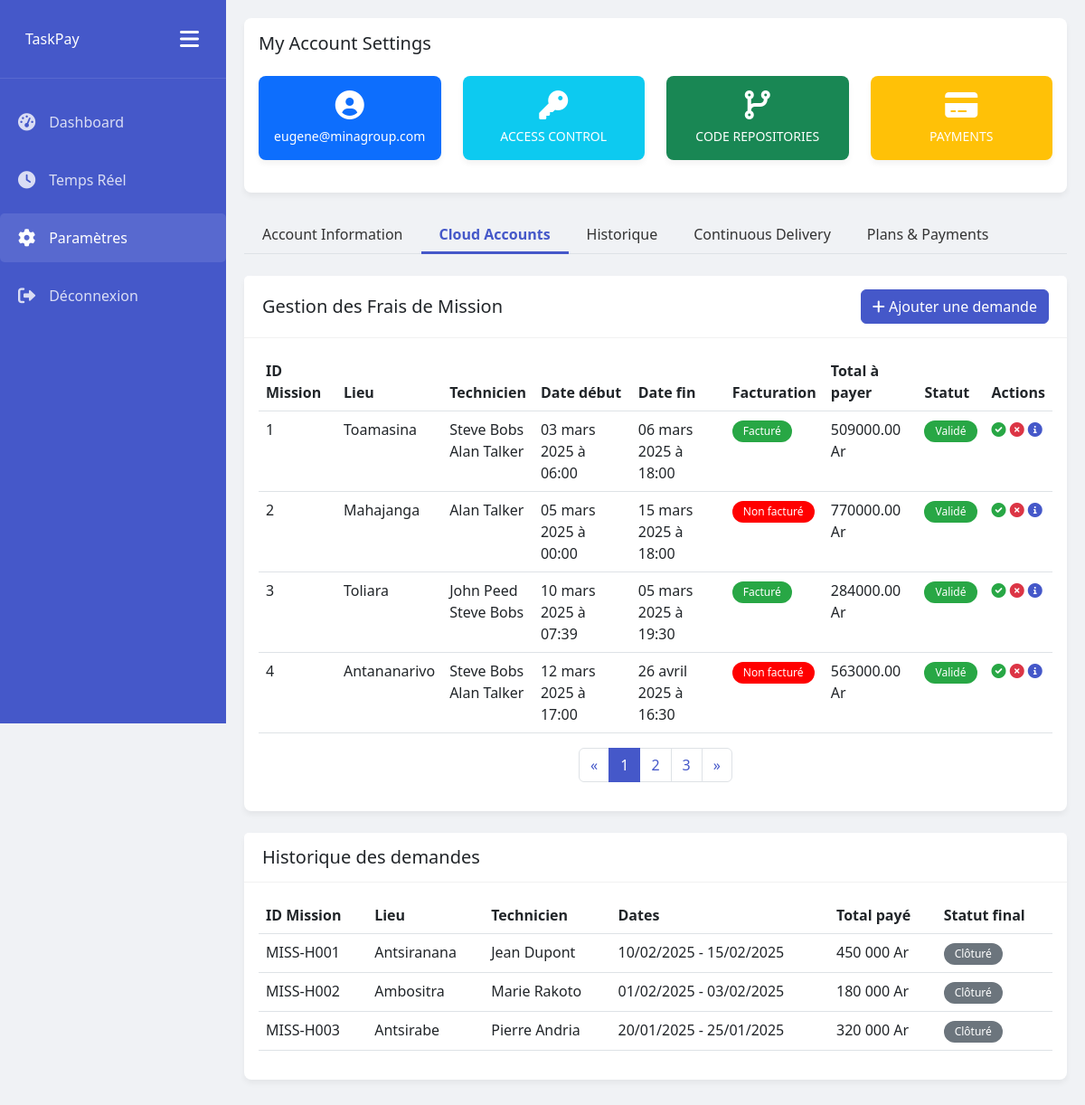
The page / on the database its author committed.
### fdm_app/models.py (models this page shows, shortened)
class Mission(models.Model):
    techniciens = models.ManyToManyField(Technician, related_name="missions")
    mission_details = models.TextField(
        help_text='details de la mission',
        verbose_name='Mission Details'
    )
    start_date = models.DateField(
        help_text='date de debut de la mission',
        verbose_name='Start Date'
    )
    start_hour = models.TimeField(
        help_text='heure de debut de la mission',
        verbose_name='Start Hour'
    )
    end_date = models.DateField(
        help_text='date de fin de la mission',
        verbose_name='End Date'
    )
    end_hour = models.TimeField(
        help_text='heure de fin de la mission',
        verbose_name='End Hour'
    )
    location = models.CharField(
        max_length=50,
        help_text='lieu de la mission'
    )
    facturation = models.BooleanField(
        help_text='facturation de la mission, facturee ou non',
        verbose_name='Facturation'
    )

class Technician(models.Model):
    first_name = models.CharField(
        max_length=50,
        help_text='nom du technicien'
    )
    last_name = models.CharField(
        max_length=50,
        help_text='prenom du technicien'
    )

class Expense(models.Model):
    mission = models.ForeignKey(Mission, on_delete=models.CASCADE, related_name="depenses")
    hosting_days = models.IntegerField(
        help_text='nombre de jours de sejour',
        default=0.0,
    )
    overnight_rate = models.DecimalField(
        max_digits=10,
        decimal_places=2,
        default=0.00,
        help_text='tarif nuitée'
    )
    total_hosting = models.DecimalField(
        max_digits=10,
        decimal_places=2,
        help_text=' pris total de séjour',
        editable = False
    )
    meal_costs = models.DecimalField(
        max_digits=10,
        decimal_places=2,
        help_text='prix des repas',
    )
    total_meal_costs = models.DecimalField(
        max_digits=10,
        decimal_places=2,
        help_text='prix total des repas',
        editable = False,
        default=0.00,
    )
    transport = models.CharField(
        max_length=100,
        help_text='transport',
    )
    shipping_costs = models.DecimalField(
        max_digits=10,
        decimal_places=2,
        help_text='frais de transport',
    )
    various_expenses_details = models.CharField(
        max_length=100,
        help_text='divers frais',
    )
    various_expenses_price = models.DecimalField(
        max_digits=10,
        decimal_places=2,
        help_text='prix des divers frais',
    )
    total_expenses = models.DecimalField(
        max_digits=10,
        decimal_places=2,
        help_text='prix total des frais',
        editable = False,
        default=0.00,
    )

### fdm_app/views.py (the view)
# urls.py: path('', MissionListView.as_view(), name='missions'),
class MissionListView(ListView):
    model = Mission
    template_name = 'index.html'
    context_object_name = 'missions'
    def get_queryset(self):
        return Mission.objects.all()

### fdm_app/templates/index.html (shortened to what this page needs)
 {% extends 'base.html' %}
 {% block content %}
<body>
  <div class="main-content">
    {% include 'account.html' %}
    <ul class="nav nav-tabs mb-4">
      <li class="nav-item">
        <a class="nav-link" href="#">Account Information</a>
      </li>
      <li class="nav-item">
        <a class="nav-link active" href="#">Cloud Accounts</a>
      </li>
      <li class="nav-item">
        <a class="nav-link" href="#">Historique</a>
      </li>
      <li class="nav-item">
        <a class="nav-link" href="#">Continuous Delivery</a>
      </li>
      <li class="nav-item">
        <a class="nav-link" href="#">Plans & Payments</a>
      </li>
    </ul>
    <div class="card mb-4">
      <div class="card-header">
        <h5 class="mb-0">Gestion des Frais de Mission</h5>
        <button class="btn btn-primary" data-bs-toggle="modal" data-bs-target="#addMissionModal">
          <i class="fas fa-plus"></i> Ajouter une demande
        </button>
      </div>
      <div class="card-body fade-in">
        <div class="table-responsive">
          <table class="table table-hover">
            <thead>
              <tr>
                <th>ID Mission</th>
                <th>Lieu</th>
                <th>Technicien</th>
                <th>Date début</th>
                <th>Date fin</th>
                <th>Facturation</th>
                <th>Total à payer</th>
                <th>Statut</th>
                <th>Actions</th>
              </tr>
            </thead>
            <tbody>
              {% for mission in missions %}
              <tr>
                <td> {{ mission.id }} </td>
                <td>{{ mission.location }}</td>
                <td>
                  {% for technicien in mission.techniciens.all %}
                    {{ technicien.first_name }} {{ technicien.last_name }}<br>
                  {% empty %}
                    Aucun technicien
                  {% endfor %}
                </td>
                <td>{{ mission.start_date|date:"d F Y" }} à {{ mission.start_hour|time:"H:i" }} </td>
                <td>{{ mission.end_date|date:"d F Y" }} à {{ mission.end_hour|time:"H:i" }}</td>
                {% if mission.facturation %}
                <td><span class="badge badge-billed" style="background-color:#28a745;">Facturé</span></td>
                {% else %}
                <td><span class="badge badge-not-billed" style="background-color:red;">Non facturé</span></td>
                {% endif %}
                {% for expense in mission.depenses.all %}
                <td> {{ expense.total_expenses }} Ar </td>
                {% endfor %}
                <td><span class="badge badge-validated">Validé</span></td>
                <td class="action-icons">
                  <i class="fas fa-check-circle validate" data-bs-toggle="modal" data-bs-target="#validateModal"></i>
                  <i class="fas fa-times-circle refuse" data-bs-toggle="modal" data-bs-target="#refuseModal"></i>
                  <i class="fas fa-info-circle details" data-bs-toggle="modal" data-bs-target="#detailModal{{ mission.id }}"></i>
                </td>
              </tr>
              {% endfor %}
            </tbody>
          </table>
        </div>
        <nav aria-label="Page navigation">
          <ul class="pagination">
            <li class="page-item">
              <a class="page-link" href="#" aria-label="Previous">
                <span aria-hidden="true">&laquo;</span>
              </a>
            </li>
            <li class="page-item active"><a class="page-link" href="#">1</a></li>
            <li class="page-item"><a class="page-link" href="#">2</a></li>
            <li class="page-item"><a class="page-link" href="#">3</a></li>
            <li class="page-item">
              <a class="page-link" href="#" aria-label="Next">
                <span aria-hidden="true">&raquo;</span>
              </a>
            </li>
          </ul>
        </nav>
      </div>
    </div>
  {% include 'history.html' %}
</body>
</html>
{% endblock %}

### fdm_app/templates/base.html (shortened to what this page needs)
<!DOCTYPE html>
<html lang="fr">
<head>
  <link href="https://cdn.jsdelivr.net/npm/bootstrap@5.3.0-alpha1/dist/css/bootstrap.min.css" rel="stylesheet">
  <link rel="stylesheet" href="https://cdnjs.cloudflare.com/ajax/libs/font-awesome/6.0.0/css/all.min.css">
  <body>
    <div class="sidebar" id="sidebar">
        <div class="logo">
            <span class="ms-2">TaskPay</span>
            <button class="btn-toggle-sidebar ms-auto" id="toggleSidebar">
                <i class="fas fa-bars"></i>
            </button>
        </div>
        <div class="nav flex-column mt-3">
            <a href="#" class="nav-link">
                <i class="fas fa-tachometer-alt"></i>
                <span>Dashboard</span>
            </a>
            <a href="#" class="nav-link">
                <i class="fas fa-clock"></i>
                <span>Temps Réel</span>
            </a>
            <a href="#" class="nav-link active">
                <i class="fas fa-cog"></i>
                <span>Paramètres</span>
            </a>
            <a href="#" class="nav-link">
                <i class="fas fa-sign-out-alt"></i>
                <span>Déconnexion</span>
            </a>
        </div>
    </div>
    {% block content %}
    {% endblock %}
</body>

### fdm_app/templates/account.html
<div class="card mb-4">
    <div class="card-body">
      <h5 class="card-title">My Account Settings</h5>
      <div class="row mt-4">
        <div class="col-md-3">
          <div class="card bg-primary text-white">
            <div class="card-body text-center">
              <i class="fas fa-user-circle mb-2 fa-2x"></i>
              <p class="mb-0 small">eugene@minagroup.com</p>
            </div>
          </div>
        </div>
        <div class="col-md-3">
          <div class="card bg-info text-white">
            <div class="card-body text-center">
              <i class="fas fa-key mb-2 fa-2x"></i>
              <p class="mb-0 small">ACCESS CONTROL</p>
            </div>
          </div>
        </div>
        <div class="col-md-3">
          <div class="card bg-success text-white">
            <div class="card-body text-center">
              <i class="fas fa-code-branch mb-2 fa-2x"></i>
              <p class="mb-0 small">CODE REPOSITORIES</p>
            </div>
          </div>
        </div>
        <div class="col-md-3">
          <div class="card bg-warning text-white">
            <div class="card-body text-center">
              <i class="fas fa-credit-card mb-2 fa-2x"></i>
              <p class="mb-0 small">PAYMENTS</p>
            </div>
          </div>
        </div>
      </div>
    </div>
  </div>

### fdm_app/templates/history.html
<div class="card">
    <div class="card-header">
      <h5 class="mb-0">Historique des demandes</h5>
    </div>
    <div class="card-body fade-in">
      <div class="table-responsive">
        <table class="table table-hover">
          <thead>
            <tr>
              <th>ID Mission</th>
              <th>Lieu</th>
              <th>Technicien</th>
              <th>Dates</th>
              <th>Total payé</th>
              <th>Statut final</th>
            </tr>
          </thead>
          <tbody>
            <tr>
              <td>MISS-H001</td>
              <td>Antsiranana</td>
              <td>Jean Dupont</td>
              <td>10/02/2025 - 15/02/2025</td>
              <td>450 000 Ar</td>
              <td><span class="badge badge-closed">Clôturé</span></td>
            </tr>
            <tr>
              <td>MISS-H002</td>
              <td>Ambositra</td>
              <td>Marie Rakoto</td>
              <td>01/02/2025 - 03/02/2025</td>
              <td>180 000 Ar</td>
              <td><span class="badge badge-closed">Clôturé</span></td>
            </tr>
            <tr>
              <td>MISS-H003</td>
              <td>Antsirabe</td>
              <td>Pierre Andria</td>
              <td>20/01/2025 - 25/01/2025</td>
              <td>320 000 Ar</td>
              <td><span class="badge badge-closed">Clôturé</span></td>
            </tr>
          </tbody>
        </table>
      </div>
    </div>
  </div>
</div>

### fdm_app/templates/base.html (style rules this page uses)
.sidebar { background-color: var(--primary-color); color: white; height: 100vh; width: 250px; position: fixed; transition: all 0.3s; z-index: 1000; }
.sidebar .nav-link { color: rgba(255, 255, 255, 0.8); padding: 15px 20px; margin: 5px 0; border-radius: 5px; transition: all 0.2s; display: flex; align-items: center; }
.sidebar .nav-link:hover, .sidebar .nav-link.active { background-color: rgba(255, 255, 255, 0.1); color: white; }
.sidebar .nav-link i { margin-right: 15px; font-size: 1.2rem; }
.logo { padding: 20px; display: flex; align-items: center; justify-content: flex-start; border-bottom: 1px solid rgba(255, 255, 255, 0.1); }
.btn-toggle-sidebar { background: none; border: none; color: white; font-size: 1.5rem; cursor: pointer; padding: 5px 10px; }
.main-content { margin-left: 250px; padding: 20px; transition: all 0.3s; }

### fdm_app/templates/index.html (style rules this page uses)
:root { --primary-color: #4558c9; --secondary-color: #e9ecef; --text-color: #333; --bg-light: #f8f9fa; --border-radius: 8px; }
body { font-family: 'Segoe UI', Tahoma, Geneva, Verdana, sans-serif; background-color: #f0f2f5; color: var(--text-color); }
.main-content { margin-left: 250px; padding: 20px; transition: all 0.3s; }
.card { border-radius: var(--border-radius); box-shadow: 0 4px 6px rgba(0,0,0,0.05); margin-bottom: 20px; border: none; }
.card-header { background-color: white; border-bottom: 1px solid rgba(0,0,0,0.05); font-weight: bold; padding: 15px 20px; display: flex; justify-content: space-between; align-items: center; }
.btn-primary { background-color: var(--primary-color); border-color: var(--primary-color); }
.table th { font-weight: 600; border-top: none; }
.badge { padding: 6px 12px; border-radius: 20px; font-weight: 500; }
.badge-validated { background-color: #28a745; color: white; }
.badge-closed { background-color: #6c757d; color: white; }
.badge-billed { background-color: #198754; color: white; }
.badge-not-billed { background-color: #fd7e14; color: white; }
.action-icons .validate { color: #28a745; }
.action-icons .refuse { color: #dc3545; }
.action-icons .details { color: var(--primary-color); }
.pagination { justify-content: center; }
.pagination .page-item .page-link { color: var(--primary-color); }
.pagination .page-item.active .page-link { background-color: var(--primary-color); border-color: var(--primary-color); color: white; }
.fade-in { animation: fadeIn 0.5s; }
.nav-tabs .nav-link { color: var(--text-color); border: none; padding: 10px 20px; border-radius: 0; position: relative; }
.nav-tabs .nav-link.active { color: var(--primary-color); background-color: transparent; font-weight: bold; }
.nav-tabs .nav-link.active::after { content: ''; position: absolute; bottom: 0; left: 0; width: 100%; height: 3px; background-color: var(--primary-color); }

### rows shown on the page
Mission: id "1", location "Toamasina", start_date "03 mars 2025", start_hour "06:00", end_date "06 mars 2025", end_hour "18:00", facturation "Facturé"
Technician: first_name "Steve", last_name "Bobs"
Technician: first_name "Alan", last_name "Talker"
Expense: total_expenses "509000.00"
Mission: id "2", location "Mahajanga", start_date "05 mars 2025", start_hour "00:00", end_date "15 mars 2025", end_hour "18:00", facturation "Non facturé"
Expense: total_expenses "770000.00"
Mission: id "3", location "Toliara", start_date "10 mars 2025", start_hour "07:39", end_date "05 mars 2025", end_hour "19:30", facturation "Facturé"
Technician: first_name "John", last_name "Peed"
Expense: total_expenses "284000.00"
Mission: id "4", location "Antananarivo", start_date "12 mars 2025", start_hour "17:00", end_date "26 avril 2025", end_hour "16:30", facturation "Non facturé"
Expense: total_expenses "563000.00"
